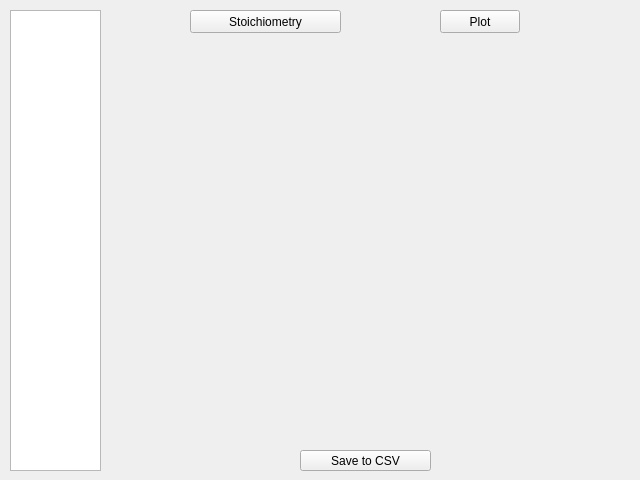
<?xml version="1.0" encoding="UTF-8"?>
<ui version="4.0">
 <class>PlotComplex</class>
 <widget class="QWidget" name="PlotComplex">
  <property name="geometry">
   <rect>
    <x>0</x>
    <y>0</y>
    <width>640</width>
    <height>480</height>
   </rect>
  </property>
  <property name="windowTitle">
   <string>Plot Complex</string>
  </property>
  <widget class="MPLWidget" name="widget" native="true">
   <property name="geometry">
    <rect>
     <x>110</x>
     <y>40</y>
     <width>511</width>
     <height>401</height>
    </rect>
   </property>
  </widget>
  <widget class="QPushButton" name="pushButtonSaveComplex">
   <property name="geometry">
    <rect>
     <x>300</x>
     <y>450</y>
     <width>131</width>
     <height>21</height>
    </rect>
   </property>
   <property name="text">
    <string>Save to CSV</string>
   </property>
  </widget>
  <widget class="QListWidget" name="listWidgetComplex">
   <property name="geometry">
    <rect>
     <x>10</x>
     <y>10</y>
     <width>91</width>
     <height>461</height>
    </rect>
   </property>
   <property name="selectionMode">
    <enum>QAbstractItemView::MultiSelection</enum>
   </property>
  </widget>
  <widget class="QPushButton" name="pushButtonPlotComplex">
   <property name="geometry">
    <rect>
     <x>440</x>
     <y>10</y>
     <width>80</width>
     <height>23</height>
    </rect>
   </property>
   <property name="text">
    <string>Plot</string>
   </property>
  </widget>
  <widget class="QPushButton" name="pushButtonPlotComplexStoi">
   <property name="geometry">
    <rect>
     <x>190</x>
     <y>10</y>
     <width>151</width>
     <height>23</height>
    </rect>
   </property>
   <property name="text">
    <string>Stoichiometry</string>
   </property>
  </widget>
 </widget>
 <customwidgets>
  <customwidget>
   <class>MPLWidget</class>
   <extends>QWidget</extends>
   <header>mplwidget</header>
   <container>1</container>
  </customwidget>
 </customwidgets>
 <resources/>
 <connections/>
</ui>
